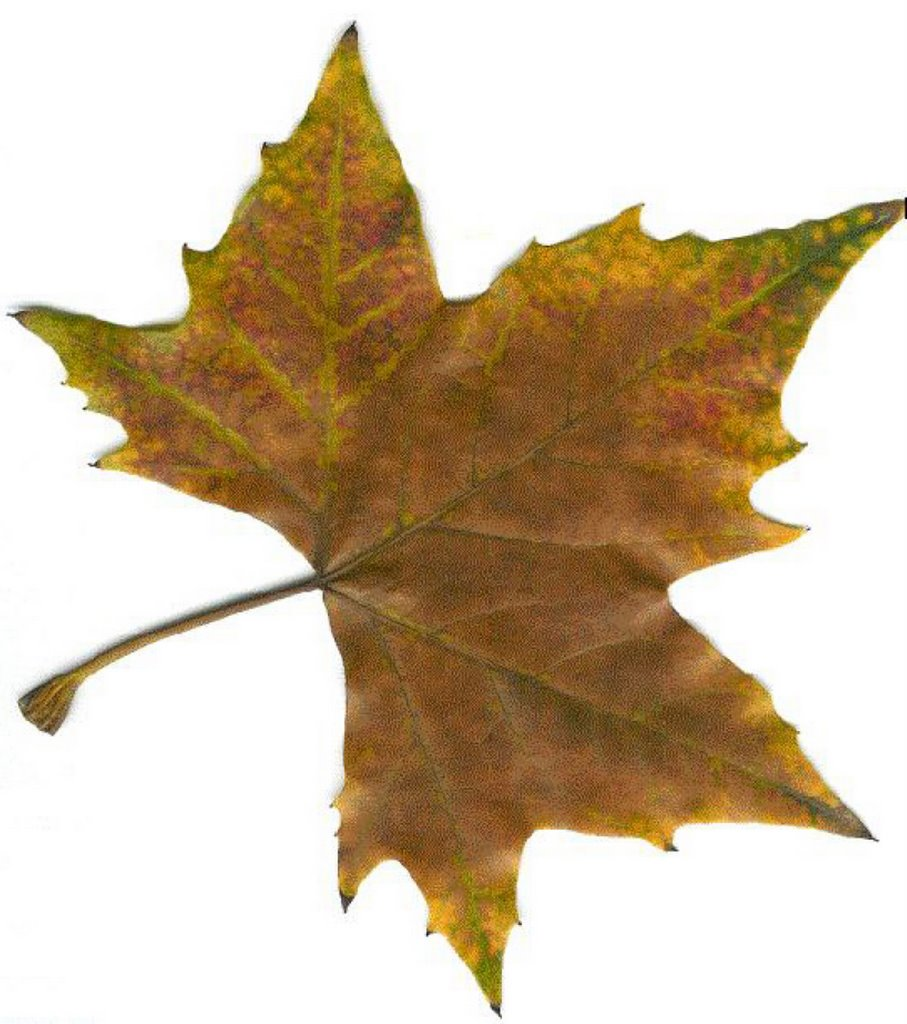
#> input picture tp2/hoja_arce.3.jpg, 907 x 1024 px
$ python segmentado.py
#> lines starting #> are read from the running program, lines starting #| are printed output that depends on the picture; after the words box and inside, x2 and y2 are one past the last pixel; in counts of white or black regions, pixels touching at a corner belong together
#! /usr/bin/env python
# -*- coding: utf-8 -*-
import cv2
img = cv2.imread ( 'hoja_arce.3.jpg',0)
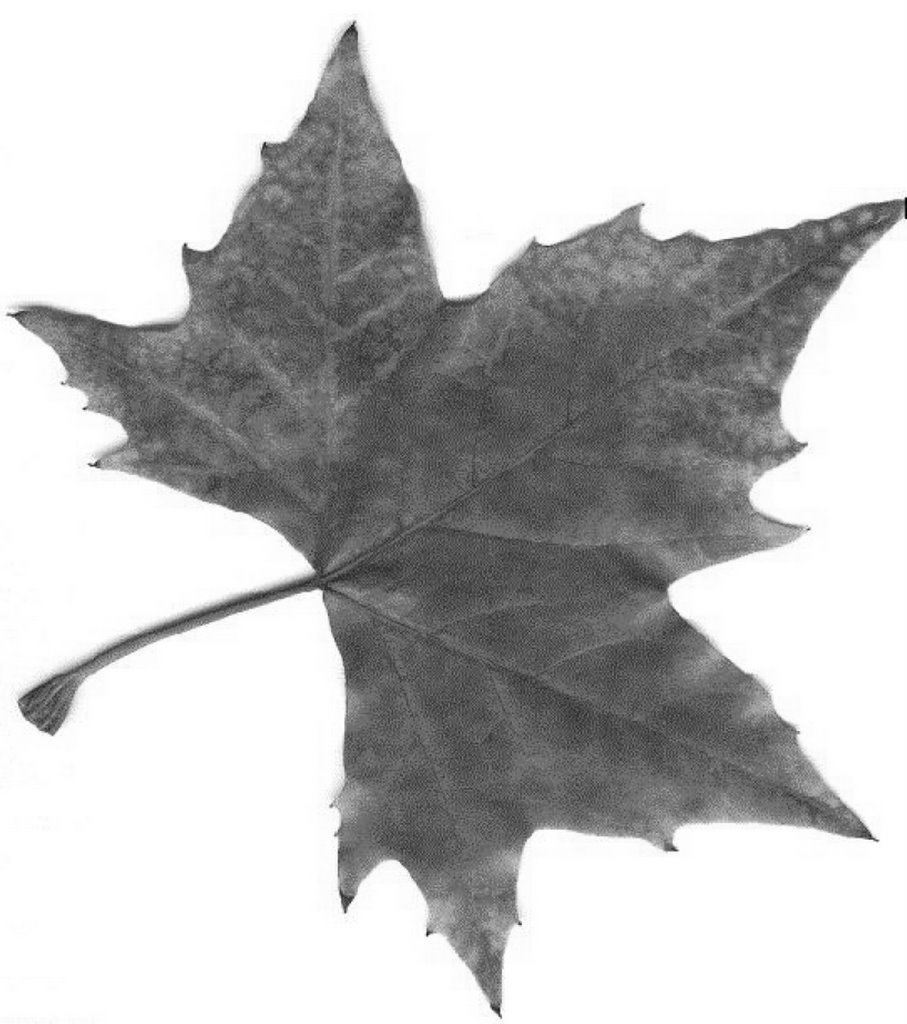
#> img: shape (1024, 907); min 0, max 255, mean 193.4
for row in img:
	for col in range(len(row)):
		if row[col]>120:
			row[col]=255
		else:
			row[col]=0
cv2.imwrite ('resultado.jpg', img)
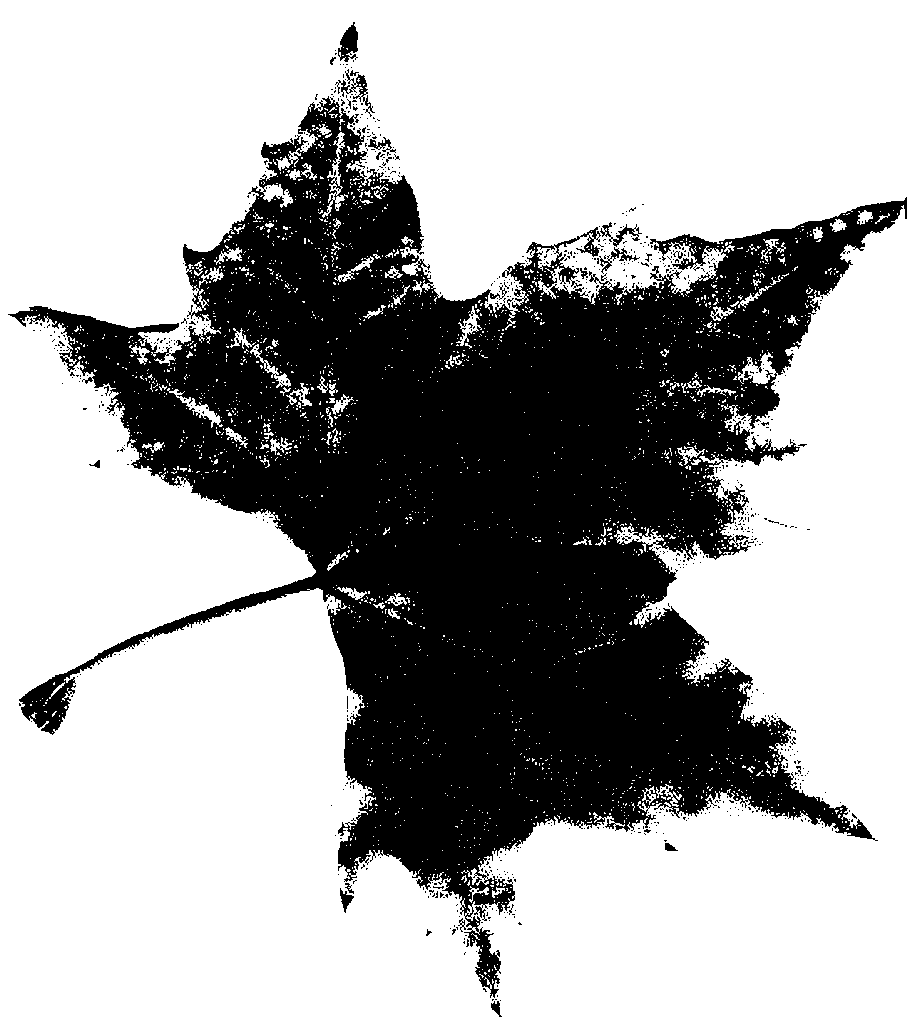
#> saved as resultado.jpg: shape (1024, 907); 67.1% white; 816 black regions (793 under 20 px), largest, box (x1, y1, x2, y2) and area: (8, 96, 907, 998) 300936, (338, 22, 358, 62) 471, (335, 69, 375, 117) 389
